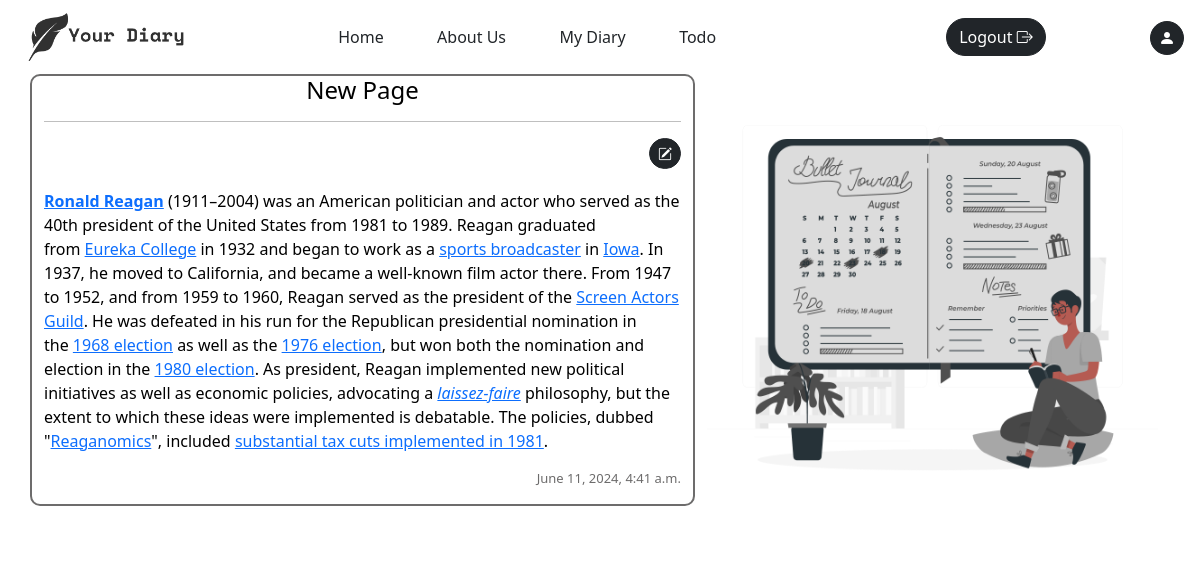
/my-diary/view-page/10/ (signed in), run on the app's committed database.
### diary/models.py (models this page shows, shortened)
class Page(models.Model):
    user = models.ForeignKey(User, on_delete=models.CASCADE)
    title = models.CharField(max_length=100)
    content = models.TextField()
    created_at = models.DateTimeField(auto_now_add=True)
    updated_at = models.DateTimeField(auto_now=True)

### diary/views.py (the view)
# urls.py: path("my-diary/view-page/<int:id>/", views.viewPage, name="viewPage"),
def viewPage(request, id):
	context = {}
	page = Page.objects.get(id=id)
	if request.user != page.user:
		messages.error(request, "You are not authorized to view this page")
		return redirect("myDiary")
	context["page"] = page
	return render(request, "viewPage.html", context)

### diary/context_processors.py (called while the page is built)
def site(request):
	site = Site.objects.first()  # replace this with your actual query
	return {'site': site}

### diary/templates/viewPage.html (shortened to what this page needs)
{% extends "base.html" %}
{% load static %}
{% block css %}
	<link rel="stylesheet" href="{% static "css/viewPage.css" %}">
{% endblock css %}
{% block body %}
	<div class="container">
		<div class="row">
			<div class="col-sm-7 page-part">
				<div class="diary-header">
					<h4 class='heading text-center'>{{page.title}}</h4>
					<hr>
				</div>
				<div class="diary-body">
					<div class="edit-button">
						<a href="{% url "updatePage" page.id %}" class="btn btn-sm btn-dark mb-1 edit-btn"><i class="bi bi-pencil-square"></i></a>
					</div>
					<p class="page-content">{{page.content|safe}}</p>
					<p class="page-date">{{page.created_at}}</p>
				</div>
			</div>
			<div class="col-sm-5">
				<div class="diary-image">
					<img src="{% static "media/viewDiary.png" %}" alt="" class="diary-img img-fluid">
				</div>
			</div>
		</div>
	</div>
{% endblock body %}

### static/css/style.css (style rules this page uses)
.btn { border-radius: 30px !important; }
.light-theme { background-color: white; color: black; }

### static/css/viewPage.css (style rules this page uses)
.diary-img { height: 29rem; }
.page-part { border: 2px solid #6d6c6c; border-radius: 10px; margin-bottom: 2rem; max-height: 90vh; overflow: overlay; }
.edit-button { display: flex; justify-content: flex-end; }
.page-date { text-align: right; font-size: small; color: #6d6c6c; right: 0; bottom: 0; }

### data on the page
Page: title "New Page", content "Ronald Reagan (1911–2004) was an American politician and actor who served as the 40th president of the United States from 1981 to 1989. Reagan graduated from Eureka College in 1932 and began to work as a sports broadcaster in Iowa . In 1937, he moved to California, and became a well-known film actor there. From 1947 to 1952, and from 1959 to 1960, Reagan served as the president of the Screen Actors Guild . He was defeated in his run for the Republican presidential nomination in the 1968 election as well as the 1976 election , but won both the nomination and election in the 1980 election . As president, Reagan implemented new political initiatives as well as economic policies, advocating a…", created_at "June 11, 2024, 4:41 a.m."
